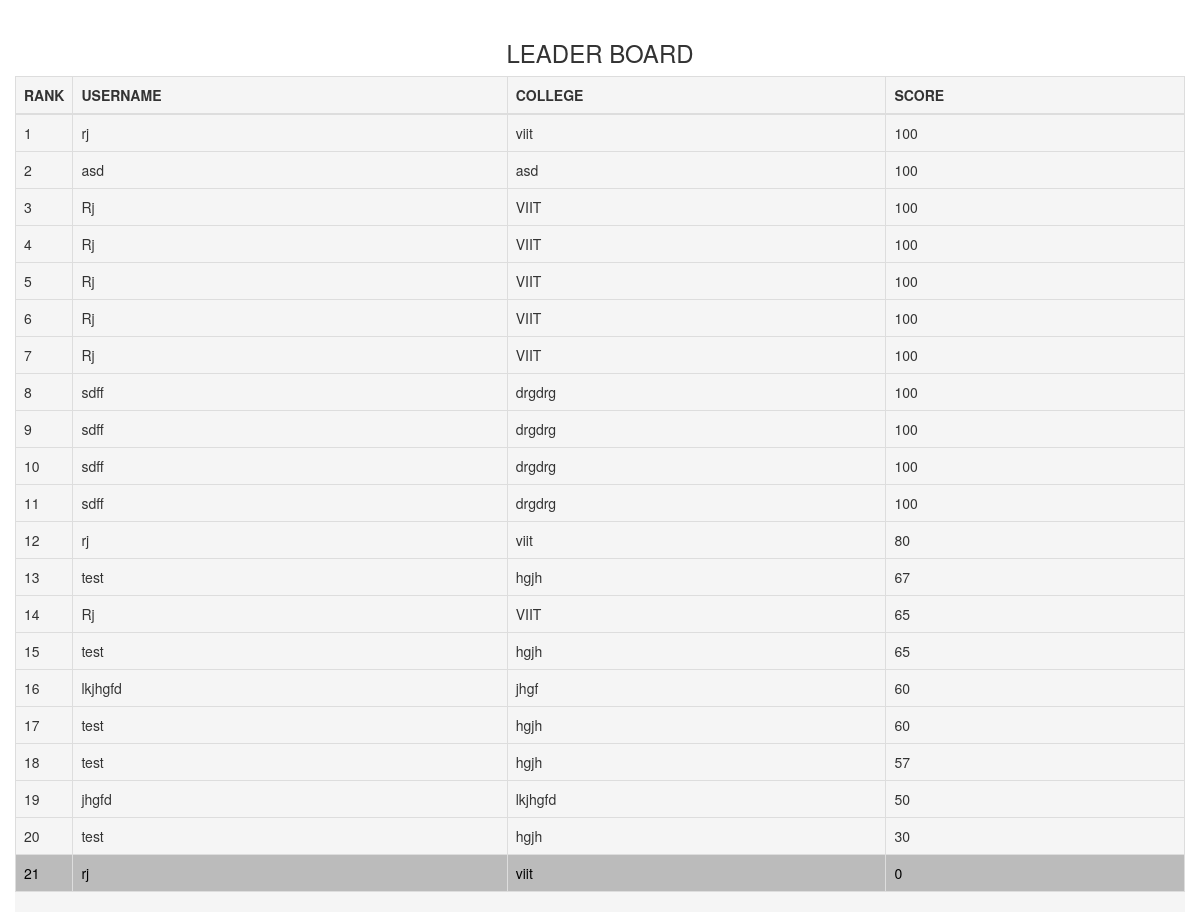
Page /comp/leaderboard/21/ on the committed database.
### round2/models.py (models this page shows, shortened)
class User(models.Model):
    login_name = models.CharField(max_length=100)
    phone_number1 = models.IntegerField()
    phone_number2 = models.IntegerField()
    college_name1 = models.CharField(max_length=100)
    college_name2 = models.CharField(max_length=100)
    user_name1 = models.CharField(max_length=100)
    user_name2 = models.CharField(max_length=100)
    email1 = models.CharField(max_length=100)
    email2 = models.CharField(max_length=100)
    total_score = models.IntegerField(default=0)
    end_time = models.IntegerField(default=0)
    money = models.IntegerField(default=100)
    easy_counter = models.IntegerField(default=0)

### round2/views.py (the view)
# urls.py: url(r'^leaderboard/(?P<user_id>[0-9]+)/$', views.leaderboard, name='leaderboard'),
def leaderboard(request, user_id):
    current_user = User.objects.get(pk=user_id)
    all_user = list(User.objects.all().order_by('money'))
    all_user.reverse()
    if request.POST.get("finish"):
        return render(request, 'round2/leaderboard_new.html',
                      {'user_id': int(user_id), 'all_user': all_user, 'leaderboard_clicked': False})
    elif request.POST.get("leader"):
        return render(request, 'round2/leaderboard_new.html',
                      {'user_id': int(user_id), 'all_user': all_user, 'leaderboard_clicked': True, 'one': 5, 'two': 5,
                       'three': 10, 'four': 10, 'five': 20})
    else:
        return render(request, 'round2/leaderboard_new.html',
                      {'user_id': int(user_id), 'all_user': all_user, 'leaderboard_clicked': False})

### round2/templates/round2/leaderboard_new.html (shortened to what this page needs)
<!DOCTYPE html>
<html lang="en">
<head>
    <link rel="stylesheet" href="https://maxcdn.bootstrapcdn.com/bootstrap/3.3.7/css/bootstrap.min.css">
    <link rel="stylesheet"
          href="http://ajax.googleapis.com/ajax/libs/jqueryui/1.12.1/themes/smoothness/jquery-ui.min.css">
    <link rel="stylesheet" href="https://maxcdn.bootstrapcdn.com/bootstrap/3.3.7/css/bootstrap.min.css">
</head>
<body>
<br>
<div class="container">
    <div class="row">
        <div STYLE="text-align: center; font-weight: bolder" class="col-md-4 col-md-offset-4">
            <H3>LEADER BOARD</H3>
        </div>
    </div>
    <div class="row leader">
        <div class="table-responsive">
            <table class="table table-bordered white">
                <thead class="thead-inverse">
                <tr>
                    <th style="width:4%">RANK</th>
                    <th>USERNAME</th>
                    <th>COLLEGE</th>
                    <th>SCORE</th>
                </tr>
                </thead>
                <tbody id="table_body">
                {% for user in all_user %}
                    {% ifequal user_id user.pk %}
                        <tr bgcolor="#BBBBBB" style="color:#000000">
                            {% else %}
                        <tr>
                    {% endifequal %}
                <td>{{ forloop.counter }}</td>
                <td>{{ user.login_name }}</td>
                <td>{{ user.college_name1 }}</td>
                <td>{{ user.money }}</td>
                </tr>
                {% endfor %}
                </tbody>
            </table>
        </div>
    </div>
</div>
</body>
</html>

### round2/templates/round2/leaderboard_new.html (style rules this page uses)
.leader { background: whitesmoke; }

### rows in the picture
User: login_name "rj", college_name1 "viit", money "100"
User: login_name "asd", college_name1 "asd", money "100"
User: login_name "Rj", college_name1 "VIIT", money "100"
User: login_name "Rj", college_name1 "VIIT", money "100"
User: login_name "Rj", college_name1 "VIIT", money "100"
User: login_name "Rj", college_name1 "VIIT", money "100"
User: login_name "Rj", college_name1 "VIIT", money "100"
User: login_name "sdff", college_name1 "drgdrg", money "100"
User: login_name "sdff", college_name1 "drgdrg", money "100"
User: login_name "sdff", college_name1 "drgdrg", money "100"
User: login_name "sdff", college_name1 "drgdrg", money "100"
User: login_name "rj", college_name1 "viit", money "80"
User: login_name "test", college_name1 "hgjh", money "67"
User: login_name "Rj", college_name1 "VIIT", money "65"
User: login_name "test", college_name1 "hgjh", money "65"
User: login_name "lkjhgfd", college_name1 "jhgf", money "60"
User: login_name "test", college_name1 "hgjh", money "60"
User: login_name "test", college_name1 "hgjh", money "57"
User: login_name "jhgfd", college_name1 "lkjhgfd", money "50"
User: login_name "test", college_name1 "hgjh", money "30"
User: login_name "rj", college_name1 "viit", money "0"
